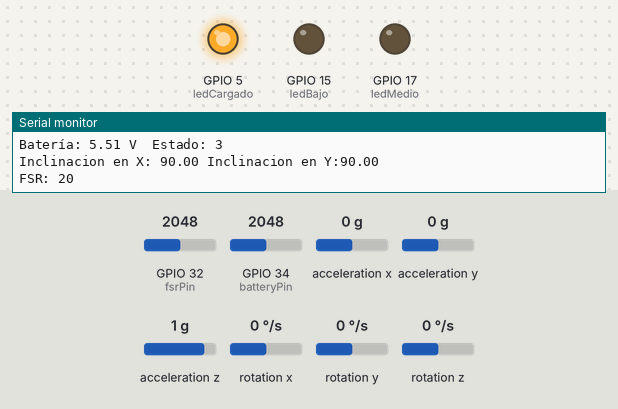
A sketch run on a simulated ESP32. Parts: output pins drawn as LEDs (lit = HIGH), the last lines printed to the serial monitor. Inputs (shaded band) come from the test bench; at power-on: GPIO 34 (batteryPin) = 2048, GPIO 32 (fsrPin) = 2048, acceleration x 0 g, acceleration y 0 g, acceleration z 1 g, rotation x 0 °/s, rotation y 0 °/s, rotation z 0 °/s. Nothing arrives over Bluetooth unless stated.

Above: at 1.3 s.
1.4 s: GPIO 34 (batteryPin) set to 1441
2.9 s: GPIO 34 (batteryPin) set to 1323
At 4.2 s:
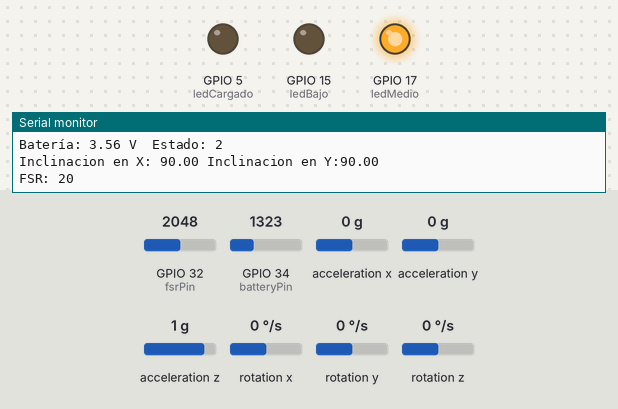
4.6 s: GPIO 34 (batteryPin) set to 1228
At 5.5 s:
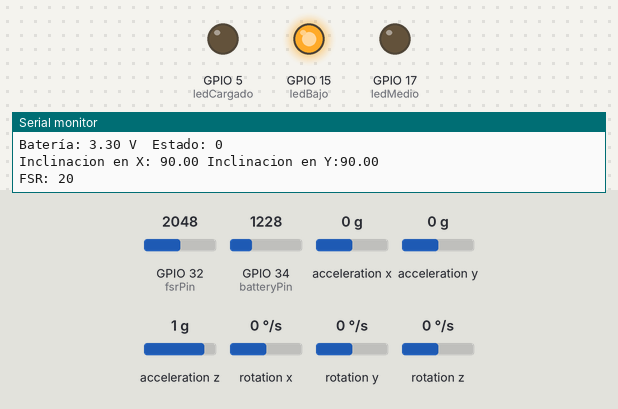
8.3 s: GPIO 34 (batteryPin) set to 2866
At 9.4 s:
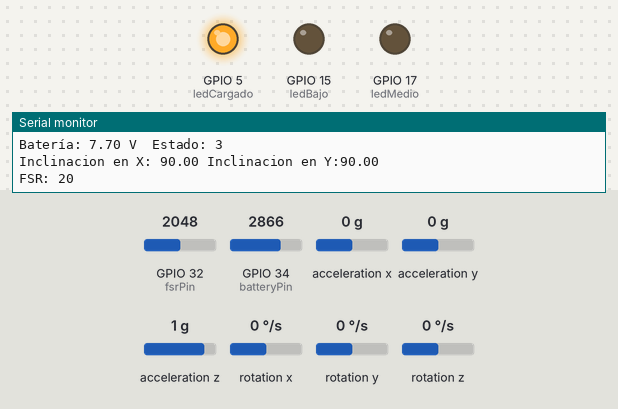
9.9 s: GPIO 34 (batteryPin) set to 122
At 10.6 s:
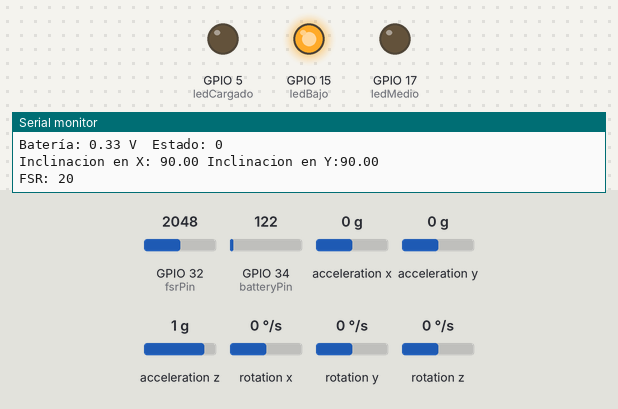
Timing chart, 0 to 12.4 s (numbered marks = the images above; inputs shaded):
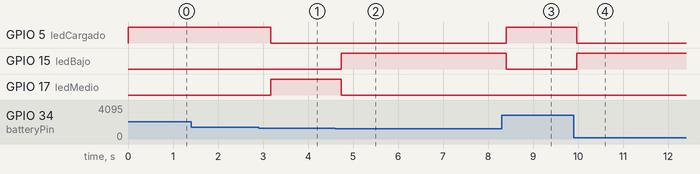

The sketch:

CodigoRemoov.ino
```cpp
 // Librerias
#include "I2Cdev.h"
#include "MPU6050.h"
#include "Wire.h"
#include "BluetoothSerial.h"

// Crear objeto Bluetooth
BluetoothSerial SerialBT;
MPU6050 sensor;

// Valores RAW del acelerometro
int16_t ax, ay, az;
const int fsrPin = 32, batteryPin= 34;    // Pin de FSR y lectura Nivel de batería
const float R1 = 100000.0, R2 = 50000.0;     // Resistencia superior e inferior (ohmios)
const float ADCmax = 4095.0;   // Resolución ADC ESP32 (12 bits)
const float Vref = 3.3;        // Voltaje de referencia ADC
const int ledCargado = 5, ledMedio = 17, ledBajo = 15;  // LEDs de bateria
float angMin = 9999, angMax = -9999, radio = 0.15, arco = 0;
unsigned long lastMeasureTime = 0;  // Tiempo de última medición
const unsigned long interval = 20000;  // 20 segundos

// --- FUNCIÓN PARA LEER Y CLASIFICAR ESTADO DE BATERÍA ---
float readBatteryVoltage() {
  int raw = analogRead(batteryPin);
  float v_adc = (raw / ADCmax) * Vref;            // Voltaje en el pin ADC
  float v_bat = v_adc * (R1 + R2) / R2;           // Corrige por divisor
  return v_bat*1.112;
}

int batteryStatus(float v_bat) {
  if (v_bat >= 3.7) return 3;
  else if (v_bat >= 3.5) return 2;
  else return 0;
}
void updateBatteryLEDs(int estado) {
  digitalWrite(ledCargado, LOW);
  digitalWrite(ledMedio, LOW);
  digitalWrite(ledBajo, LOW);

  if (estado == 3) digitalWrite(ledCargado, HIGH);
  else if (estado == 2) digitalWrite(ledMedio, HIGH);
  else digitalWrite(ledBajo, HIGH);
}

void setup() {
  Serial.begin(9600);
  Wire.begin();           //Iniciando I2C
  SerialBT.begin("ESP32");
  sensor.initialize();    //Iniciando el sensor

  if (sensor.testConnection()) Serial.println("Sensor iniciado correctamente");
  else Serial.println("Error al iniciar el sensor");

  // pines
  pinMode(fsrPin, INPUT);
  pinMode(ledCargado, OUTPUT);
  pinMode(ledMedio, OUTPUT);
  pinMode(ledBajo, OUTPUT);
}

void loop() {
  // Leer voltaje de batería
  float vbat = readBatteryVoltage();
  int estadoBat = batteryStatus(vbat);

  // Mostrar por monitor serial
  Serial.print("Batería: ");
  Serial.print(vbat, 2);
  Serial.print(" V  Estado: ");
  Serial.println(estadoBat);
  // ---- Actualizar LEDs según estado ----
  updateBatteryLEDs(estadoBat);

  // Leer las aceleraciones
  sensor.getAcceleration(&ax,&ay,&az);
  //Calcular los angulos de inclinacion:
  float accel_ang_x=atan(ax/sqrt(pow(ay,2) + pow(az,2)))*(180.0/3.14)+90;
  float accel_ang_y=atan(ay/sqrt(pow(ax,2) + pow(az,2)))*(180.0/3.14)+90;
  // --- Actualizar ángulos extremos ---
  if (accel_ang_x < angMin) angMin = accel_ang_y;
  if (accel_ang_x > angMax) angMax = accel_ang_y;

  int fsrValue = analogRead(fsrPin)/100;

  //Mostrar angulos y fuerza
  Serial.print("Inclinacion en X: ");
  Serial.print(accel_ang_x);
  Serial.print(" Inclinacion en Y:");
  Serial.println(accel_ang_y);
  Serial.print("FSR: ");
  Serial.println(fsrValue);


  // Enviar por Bluetooth
  if (millis() - lastMeasureTime >= interval) {
    float deltaAng = abs(angMax - angMin);         // Diferencia angular (°)
    arco = radio * (deltaAng * PI / 180.0);  // Longitud del arco (m)
    Serial.print("Longitud del arco: ");
    Serial.print(arco, 3);
    Serial.println(" m");

    // Reiniciar medición
    angMin = 9999;
    angMax = -9999;
    lastMeasureTime = millis();
  }
  SerialBT.print(fsrValue);
  SerialBT.print("?");
  SerialBT.print(accel_ang_y);
  SerialBT.print("?");
  SerialBT.print(estadoBat);
  SerialBT.print("?");
  SerialBT.println(arco, 3);

  if (SerialBT.available()) {
    char dato = SerialBT.read();  // Leer hasta salto de línea
    if (dato == '1') {
      radio = 0.54;
    } else if (dato == '2') {
      radio = 0.56;
    } else if (dato == '3') {
      radio = 0.58;
    } else if (dato == '4') {
      radio = 0.6;
    }
  }
  delay(500);
}
```

Measured:
- the behaviour switches between 1377 and 1376 on GPIO 34 (batteryPin) (found by bisection; images 0 and 1)
- after the input at 2.9 s, GPIO 5 (ledCargado): HIGH → LOW after 0.27 s; GPIO 17 (ledMedio): LOW → HIGH after 0.27 s
- after the input at 4.6 s, GPIO 15 (ledBajo): LOW → HIGH after 0.14 s; GPIO 17 (ledMedio): HIGH → LOW after 0.14 s
- after the input at 8.3 s, GPIO 5 (ledCargado): LOW → HIGH after 0.11 s; GPIO 15 (ledBajo): HIGH → LOW after 0.11 s
- after the input at 9.9 s, GPIO 5 (ledCargado): HIGH → LOW after 0.07 s; GPIO 15 (ledBajo): LOW → HIGH after 0.07 s
